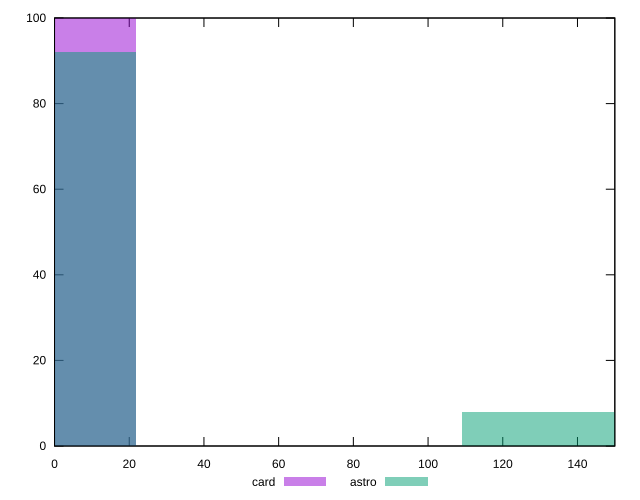

This figure's gnuplot source:
reset

$card <<EOF
0 100
EOF

$astro <<EOF
130.7606382938814 8
0 92
EOF

set key outside below
set boxwidth 43.5868794312938
set xrange [0:150]
set yrange [0:100]
set trange [0:100]
set style fill transparent solid 0.5 noborder
set terminal svg size 640, 500 enhanced background rgb 'white'
set output "reports/report_00031_2021-02-24T23-18-18.084Z/legacy-javascript/comparison/histogram/2_vs_3.svg"

plot $card title "card" with boxes, \
     $astro title "astro" with boxes

reset
